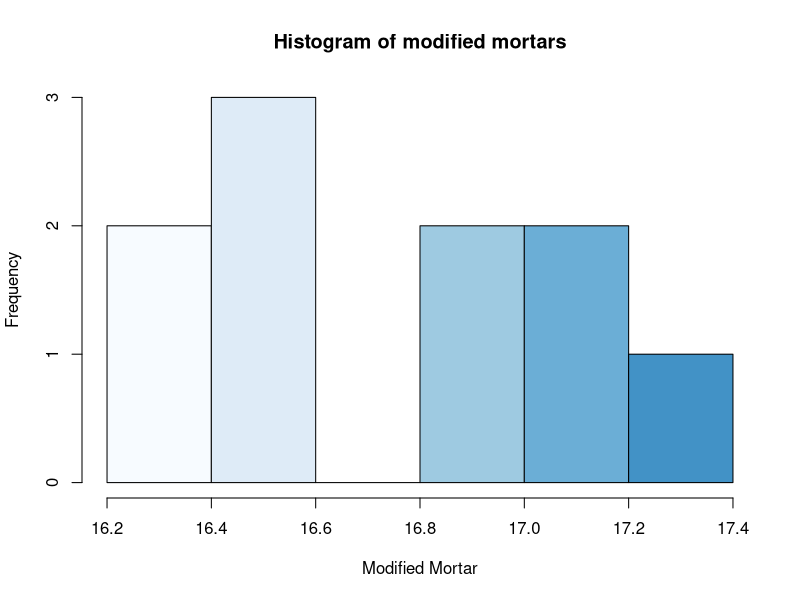
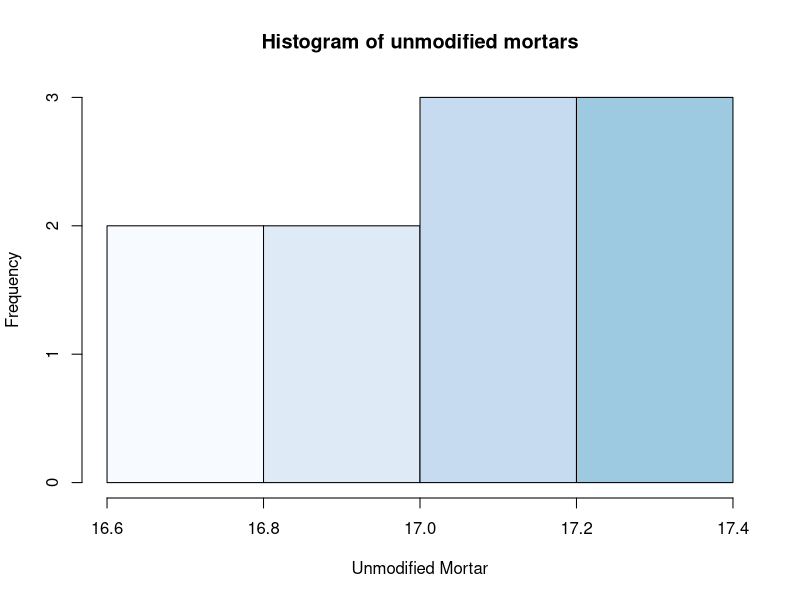
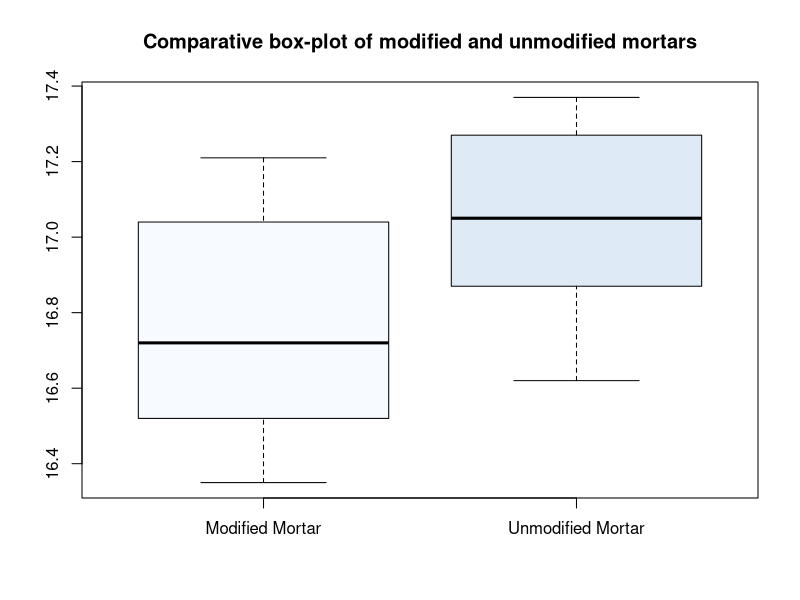
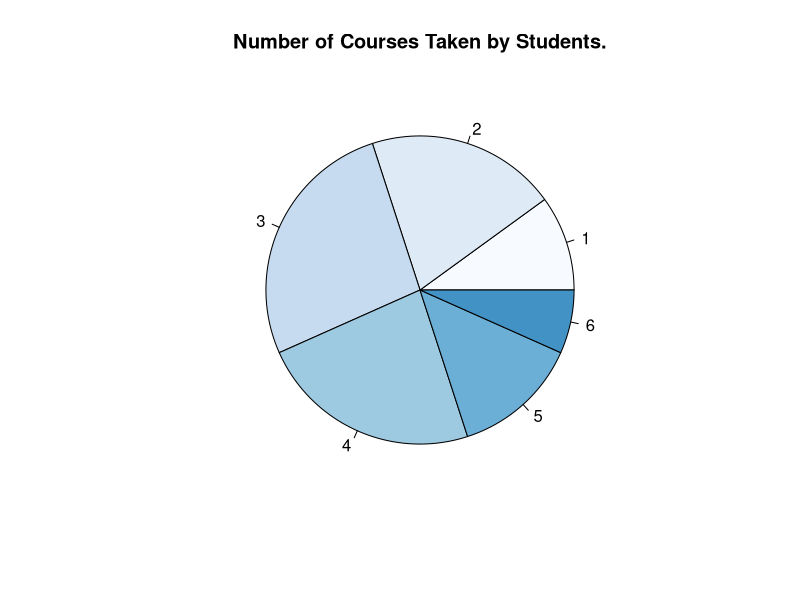
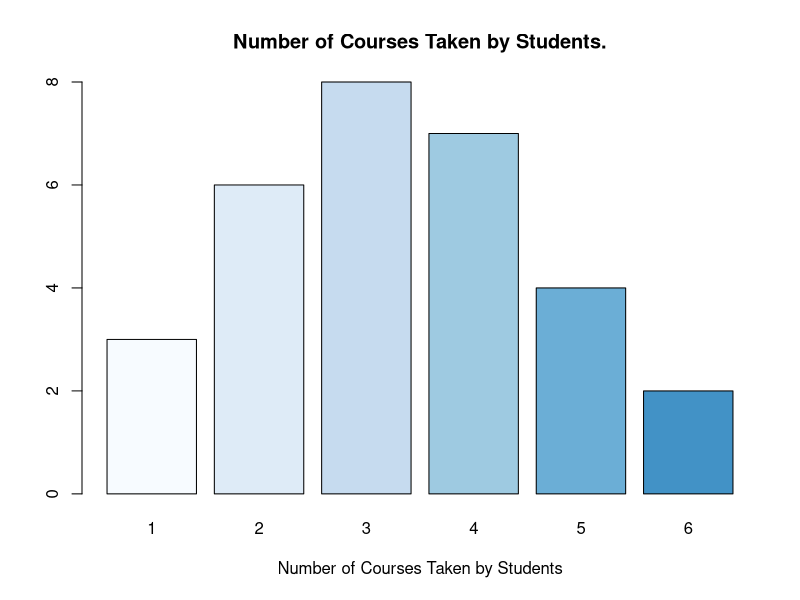

Write the R code that produced these figures, in order.
## ---- chunk 1
knitr::opts_chunk$set(echo = TRUE)

## ---- chunk 2
# Exercise 1
modified_mortar = c(16.85, 16.40, 17.21, 16.35, 16.52, 17.04, 16.96, 17.15, 16.59, 16.57)
unmodified_mortar = c(16.62, 16.75, 17.37, 17.12, 16.98, 16.87, 17.34, 17.02, 17.08, 17.27)

mod_mean = mean(modified_mortar)
mod_median = median(modified_mortar)
unmod_mean = mean(unmodified_mortar)
unmod_median = median(unmodified_mortar)

mod_sd = sd(modified_mortar)
mod_var = sd(modified_mortar)
mod_iqr = IQR(modified_mortar)
unmod_sd = sd(unmodified_mortar)
unmod_var = sd(unmodified_mortar)
unmod_iqr = IQR(unmodified_mortar)

# Exercise 2
student_courses = c(4, 2, 3, 3, 1, 5, 4, 2, 2, 4, 5, 6, 4, 3, 3, 4, 4, 5, 6, 1, 2, 2, 3, 4, 3, 3, 5, 2, 1, 3)
student_courses.freq = table(student_courses)
sum_3_courses = sum(student_courses >= 3)

# Exercise 3
a = seq(2, 24, by=2)
a_log = c(log(a))
a_no_2_5 = a_log[-seq(2, 5)]
length_a = length(a_no_2_5)
descend_sort_a = sort(a_no_2_5, decreasing=TRUE)
## ---- chunk 3
hist(modified_mortar, main="Histogram of modified mortars", xlab="Modified Mortar", col=blues9)
## ---- chunk 4
hist(unmodified_mortar, main="Histogram of unmodified mortars", xlab="Unmodified Mortar", col=blues9)
## ---- chunk 5
boxplot(list(modified_mortar=modified_mortar, unmodified_mortar=unmodified_mortar), main="Comparative box-plot of modified and unmodified mortars", names=c("Modified Mortar", "Unmodified Mortar"), col=blues9)
## ---- chunk 6
table(student_courses)
## ---- chunk 7
pie(student_courses.freq, col=blues9, main="Number of Courses Taken by Students.")
## ---- chunk 8
barplot(student_courses.freq, col=blues9, main="Number of Courses Taken by Students.", xlab="Number of Courses Taken by Students")
